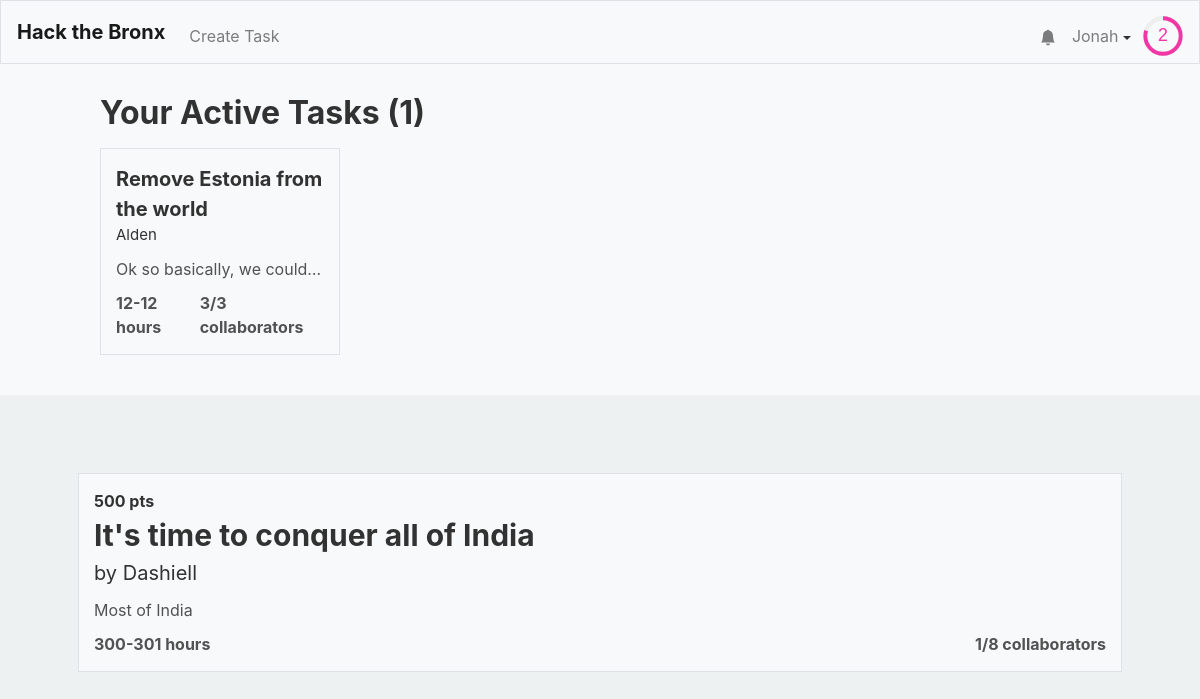
The page / (signed in) on the database its author committed.
### tables this page shows
CREATE TABLE "users" (
	"id"	INTEGER NOT NULL UNIQUE,
	"username"	TEXT NOT NULL UNIQUE,
	"hash"	TEXT NOT NULL,
	"email"	TEXT,
	"tasks"	TEXT,
	"points"	INTEGER NOT NULL DEFAULT 0,
	"numcomplete"	INTEGER NOT NULL DEFAULT 0,
	"notifications"	BLOB,
	PRIMARY KEY("id" AUTOINCREMENT)
);

CREATE TABLE "tasks" (
	"id"	INTEGER NOT NULL UNIQUE,
	"title"	TEXT NOT NULL,
	"description"	TEXT,
	"languages"	BLOB,
	"image"	TEXT,
	"hmin"	INTEGER,
	"hmax"	INTEGER,
	"cmax"	INTEGER,
	"collaborators"	TEXT,
	"creator"	INTEGER,
	PRIMARY KEY("id" AUTOINCREMENT)
);

### application.py (the view)
@app.route("/")
@login_required
def index():
    alltasks = db.execute("SELECT * FROM tasks")
    tasks = []
    other_tasks = []
    for task in alltasks:
        lst = None
        f = False
        if (task['creator'] == session['user_id'] or session['user_id'] in debyte(task['collaborators'])):
            lst = tasks
        else:
            lst = other_tasks
            f = True
        creator = get_user_from_id(task['creator'],db)
        task['creator'] = creator["username"]
        task["collaborators-count"] = len(debyte(task['collaborators']))
        task["points"] = calculate_points(task)
        if f:
            if task["collaborators-count"] != task["cmax"]:
                lst.append(task)
        else:
            lst.append(task)
    random.shuffle(other_tasks)
    return render_template("index.html",len=len,active_tasks = tasks,tasks = other_tasks,user=getuser(session, db))

### application.py (called while the page is built)
@app.after_request
def after_request(response):
    response.headers["Cache-Control"] = "no-cache, no-store, must-revalidate"
    response.headers["Expires"] = 0
    response.headers["Pragma"] = "no-cache"
    return response

### helpers.py (called while the page is built)
def login_required(f):
    @wraps(f)
    def decorated_function(*args, **kwargs):
        if session.get("user_id") is None:
            return redirect("/login")
        return f(*args, **kwargs)
    return decorated_function

def debyte(obj):
    return pickle.loads(obj)

def getuser(session, db):
    user =  db.execute("SELECT * FROM users WHERE id = :id", id=session["user_id"])[0]
    user["level"]=int(user['points']**.5//8)
    user["level-progress"] = (user['points']**.5/8-user["level"])*100
    user["notifications"] = debyte(user["notifications"]) if user["notifications"] else []
    user["notification-amount"] = len(user["notifications"])
    return user

def get_user_from_id(id, db):
    user =  db.execute("SELECT * FROM users WHERE id = :id", id=id)[0]
    user["level"]=int(user['points']**.5//8)
    user["level-progress"] = (user['points']**.5%8)/(((user["level"]+1)*8)**2)
    return user

def calculate_points(task):
    if task['hmin'] and task['hmax']:
        total = int(min((task['hmin']+task['hmax'])/2 * 100, 500))
    else:
        total = 0
    return total

### templates/index.html (shortened to what this page needs)
{% extends "layout.html" %}
{% block head %}
    <link href="/static/browse.css" rel="stylesheet">
{% endblock %}
{% block mainnocont %}
	<div class="active-task-wrapper">
		{% if active_tasks != [] %}
			<h1>Your Active Tasks ({{len(active_tasks)}})</h1>
			<div class="active-task-grid">
				{% for task in active_tasks %}
						<a class = "div-link" href="/task/{{task.id}}">
							<div class="atask">
								<span class="task-name">{{ task["title"] }}</span>
								<span class="task-creator">{{ task["creator"] }}</span>
								<span class="task-desc">{{ task["description"] }}</span>
								<div class="task-stats">
									<span class="task-time">{{ task["hmin"] }}-{{ task["hmax"] }} hours</span>
									<span class="task-collaborator-count">{{ task["collaborators-count"] }}/{{ task["cmax"] }} collaborators</span>
								</div>
							</div>
						</a>
				{% endfor %}
			</div>
		{% else %}
			<h2>You don't have any tasks, try joining or making some...</h2>
		{% endif %}
	</div>
{% endblock %}
{% block main %}
	{% for task in tasks %}
		<a class = "div-link" href="/task/{{task.id}}">
			<div class="task">
				<span class="task-points">{{ task["points"] }} pts</span>
				<span class="task-name">{{ task["title"] }}</span>
				<span class="task-creator">by {{ task["creator"] }}</span>
				<span class="task-desc">{{ task["description"] }}</span>
				<div class="task-stats">
					<span class="task-time">{{ task["hmin"] }}-{{ task["hmax"] }} hours</span>
					<span class="task-collaborator-count">{{ task["collaborators-count"] }}/{{ task["cmax"] }} collaborators</span>
				</div>
			</div>
		</a>
	{% endfor %}
{% endblock %}

### templates/layout.html (shortened to what this page needs)
<!DOCTYPE html>
<html lang="en">
    <head>
        <link href="https://maxcdn.bootstrapcdn.com/bootstrap/4.1.3/css/bootstrap.min.css" rel="stylesheet">
        {% block head %}{% endblock %}
        <link href="/static/styles.css" rel="stylesheet">
    </head>
    <body>
        <nav style = "height: 8vh" class="navbar navbar-expand-md navbar-light bg-light border">
            <a class="navbar-brand" href="/"><b>Hack the Bronx</b></a>
            <div class="collapse navbar-collapse" id="navbar">
                {% if session.user_id %}
                    <ul class="navbar-nav mt-2">
                        <li class="nav-item"><a class="nav-link" href="/taskCreation">Create Task</a></li>
                    </ul>
                    <ul class="navbar-nav ml-auto mt-2">
                        <li style="position: relative; transform:translateX(8px) translateY(7.5px);"class="nav-item"><a class="nav-link" href="/notifications"><svg xmlns="http://www.w3.org/2000/svg" width="16" height="16" fill="currentColor" class="bi bi-bell-fill" viewBox="0 0 16 16">
  <path d="M8 16a2 2 0 0 0 2-2H6a2 2 0 0 0 2 2zm.995-14.901a1 1 0 1 0-1.99 0A5.002 5.002 0 0 0 3 6c0 1.098-.5 6-2 7h14c-1.5-1-2-5.902-2-7 0-2.42-1.72-4.44-4.005-4.901z"/>
</svg></a><span style="display:{{ "none" if user["notification-amount"] == 0 else "flex" }};" class="notification-circle">{{user["notification-amount"]}}</span></li>
                        <li class="nav-item">
                            <div id="user-information-dropdown">
                              <button onclick="showUserDropdown()" id="user-information-dropname" class="nav-link">{{ session.user_name }} <span class="dropdown-caret"></span></button>
                            </div>
                        </li>
                        <li class="nav-item">
                            <div style = "margin-left: -4px;">
                                <svg viewBox="0 0 36 36" style="transform: translateY(8px); width: 40px;">
                                    <path class="level-display-bg"
                                d="M18 2.0845
                                  a 15.9155 15.9155 0 0 1 0 31.831
                                  a 15.9155 15.9155 0 0 1 0 -31.831"
                              />
                                  <path class = "level-display"
                                    d="M18 2.0845
                                      a 15.9155 15.9155 0 0 1 0 31.831
                                      a 15.9155 15.9155 0 0 1 0 -31.831"
                                    fill="none"
                                    stroke="#444";
                                    stroke-width="1";
                                    stroke-dasharray="{{ user["level-progress"] }}, 100";
                                  />
                                  <text x="18" y="22.8" class="level">{{user["level"]}}</text>
                                </svg>
                            </div>
                        </li>
                    </ul>
                {% endif %}
            </div>
        </nav>
        {% block mainnocont %}{% endblock %}
        <main class="container p-5">
            {% block main %}{% endblock %}
        </main>
    </body>
</html>

### static/browse.css (style rules this page uses)
h1,h2,span { color: var(--text-main); }
.task, .atask { margin: 30px 0; background: var(--foreground-1); border: 1px solid var(--border-1); padding: 15px; display: flex; flex-direction: column; transition: .1s; }
.atask { width: 20vw; margin: 0 0; }
.task-name { font-size: 30px; font-weight: bold; }
.task-creator { font-size: 20px; color: var(--text-main); }
.task-desc { color: var(--text-weak); margin: 10px 0; width: 100%; white-space: nowrap; overflow: hidden; text-overflow: ellipsis; }
.task-points, .task-time, .task-collaborator-count { color: var(--text-weak); font-weight: bold; }
.task-points { color: var(--text-main); }
.task-stats { display: flex; justify-content: space-between; width: 100%; }
.atask .task-name { font-size: 20px; }
.atask .task-creator { font-size: 15px; }
.active-task-grid { display: grid; grid-template-columns: repeat(4,1fr); grid-row-gap: 20px; }
.active-task-wrapper { padding: 30px 100px 40px; background: var(--foreground-1); width: 100%; }
.active-task-wrapper h1 { font-size: 2em; margin-bottom: .5em; font-weight: bold; }
body { background: var(--background-1); }

### static/styles.css (style rules this page uses)
:root { --text-main: #323232; --text-weak: #525252; --text-medium-1: #4a4a4a; --text-medium-2: #3d3d3d; --text-light: #ababab; --input-text: #495057; --input-border: #ced4da; --table-border: #ddd; --close-button: #aaa; --close-button-hover: black; --level-display-bg: #eee; --foreground-0: white; --foreground-1: #F8F9FA; --foreground-2: #e5e5f7; --foreground-3: #F5F5FF; --foreground-4: #f2f2f2; --tag-text: #8282a1; --tag-remove:#b4b4d4; --border-1: #DEE2E6; --background-1: #EDF1F2; --focus-skyblue: #3DB2FF; --focus-pink: #f037a5; --focus-mint: #57CC99; --focus-selectblue : #007bff; --focus-navyblue: #2D46B9; --focus-green-light: #2FDD92; --focus-green-dark: #34BE82; --focus-red-light: #EC255A; --focus-red-dark: #d11749; --error-red: #ff759d; --error-text: #8a1134; font-size: 2vh; }
#user-information-dropname { background: none; padding: 16px; border: none; cursor: pointer; }
.dropdown-caret { display: inline-block; width: 0; height: 0; vertical-align: middle; content: ""; border-style: solid; border-width: 4px 4px 0; border-right-color: transparent; border-bottom-color: transparent; border-left-color: transparent; }
#user-information-dropname { position: relative; display: inline-block; }
.level { fill: var(--focus-pink); font-family: sans-serif; font-size: 1em; text-anchor: middle; }

### rows shown on the page
users: user_name "Jonah"
tasks: title "Remove Estonia from the world", creator "Alden", description "Ok so basically, we could…", hmin "12", hmax "12", cmax "3"
tasks: points "500", title "It's time to conquer all of India", creator "Dashiell", description "Most of India", hmin "300", hmax "301", task "1", cmax "8"

### other values the page prints
{{ user["level"] }} "2"
{{ len(active_tasks) }} "1"
